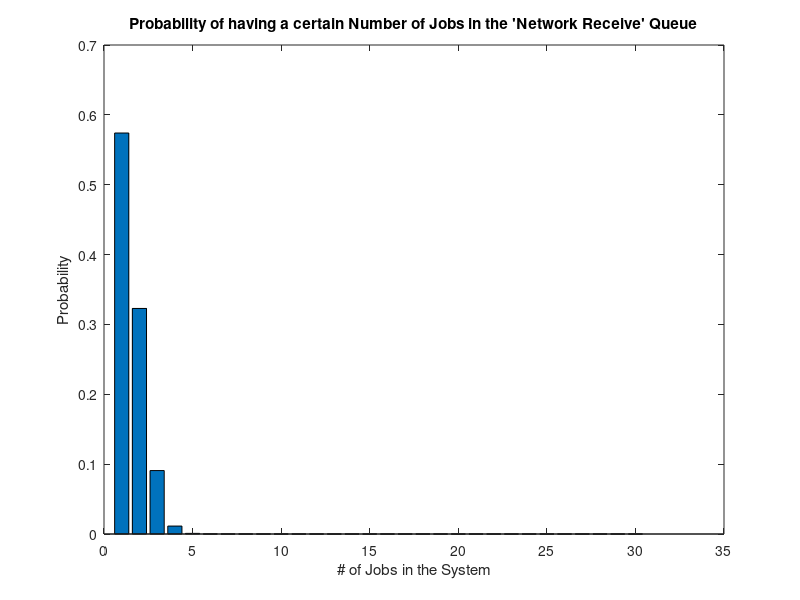
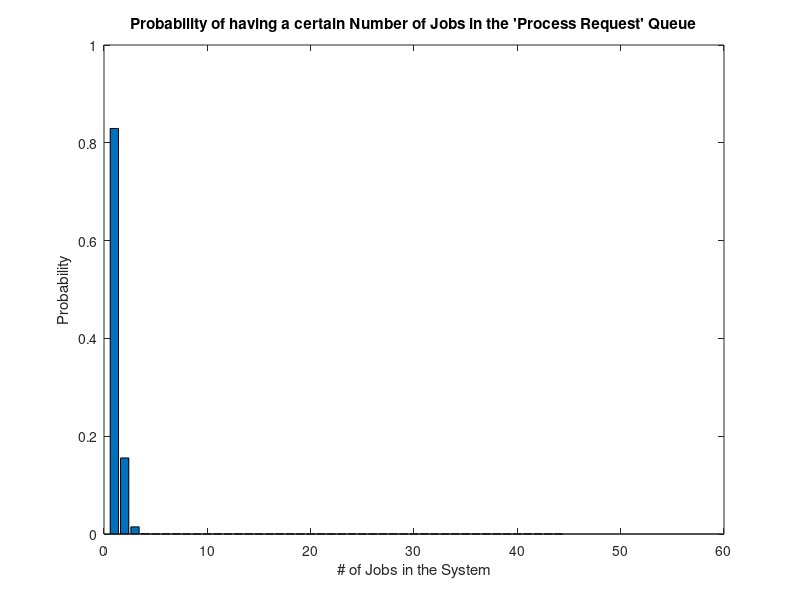
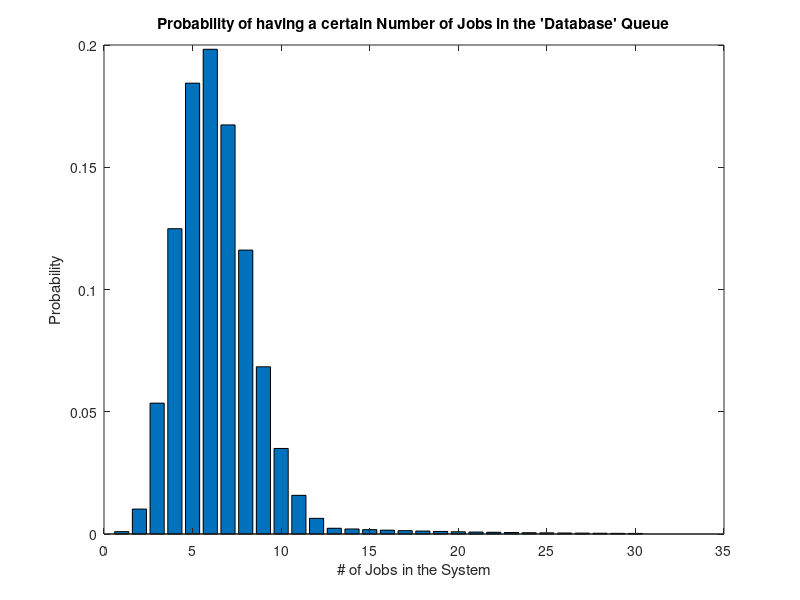

Recreate these plots in MATLAB, in order.
prob1  =[
  
	0.5740076330733231441397745706641828273165062970055985345232525906151010984053159103062550056004334502
	0.32287929360374426857862319599860284036553479206564917566932958222099436785299019954726844065024381573750000000000000000000000000000000000000000000000000000000000000000000000000000000000000000000000000
	0.09080980132605307553773777387460704885280666026846383065699894499965466595865349362266924893288107317617187500000000000000000000000000000000000000000000000000000000000000000000000000000000000000000000
	0.01135122516575663444221722173432588110660083253355797883212486812495683324483168670283365611661013414702148437500000000000000000000000000000000000000000000000000000000000000000000000000000000000000000
	0.00089789964690067127912069820359413707972135491720526980996300226379053075471813146770461537641154381436400413513183593750000000000000000000000000000000000000000000000000000000000000000000000000000000
	0.00005171901966147866567735221652702229579195004323102354105386893039433457147176437253978584568130492370736663818359375000000000000000000000000000000000000000000000000000000000000000000000000000000000
	0.00000233828033047049812271015157185973197844102843022205679677865172862117384041180069714743587607172868323959410190582275390625000000000000000000000000000000000000000000000000000000000000000000000000
	8.693349000397758407410350258238036595042081406379379704978217121258161461602917363787949342483829861182130380134790416746676737019262156011127792003703243489356985310436887889916113176771175476E-8
	2.7432663288504370778384157054969730694088198299444165188666702493697741449371262265415775984E-9
	1.928859137472963570355136042927559189428076442929667864828127519088122445658916878037046749E-10
	1.35622908103567751040595503018344005506661624893492271745727716185883609460392592986979850E-11
	9.535985726032107495041871305977312887187145500323675357121480044319941290183854194397021E-13
	6.70498996361632558245131576201529812380346167991508423547604065616245871966052248043541E-14
	4.7144460681677289251610813951670064932993089936902936030690910863642287872613048690561E-15
	3.314844891680434400503885355976801440601076636188487689657954670099848366043104986055E-16
	2.33075031446280543785429439092118851292263200982003040679074937741395588237405819332E-17
	1.6388088148566600734913007436164606731487256319047088797747456559941877297942596672E-18
	1.152287447946089114173570835355323910807697709932998431091618039370913247511588828E-19
	8.1020211183709390840329199360921212478666245229663952186129393393267337715658590E-21
	5.696733598854566543460646830064772752406220367710746638087222972964109683132245E-22
	4.00551581169461710087076730238929334153562369604661872990507865286538962095236E-23
	2.8163783050977776490497582594924718807672354112827787944645084277959770772321E-24
	1.980265995771874909488111276205644291164462398558203839857857488294046382429E-25
	1.39237452827709954573382824108209364222501262398623707490005604645675136265E-26
	9.790133401948356180940979820108470921894620012403229432891019076649033019E-28
	6.88368754824493793972412643601376861695715469622102069500149778826885134E-29
	4.8400928073597219888685264003221810587979993957804051761729281323765361E-30
	3.403190255174804523423182625226533556967343325158097389496590093077252E-31
	2.39286814816978443053192528336240640724266327550178722698978990919494E-32
	1.6824854166818796777177599648641920050924976155871941439771960299027E-33

];


prob2 = [
    
	0.8293041348496654281366421419216651835811042147695706520757124400444179971570111664938723614390001743
	0.1554945252843122677756204016103122219214570402692944972641960825083283744669395937176010677698125327
	0.0145776117454042751039644126509667708051365975252463591185183827351557851062755869110251001034199249
	0.0006074004893918447959985171937902821168806915635519316299382659472981577127614827879593791709758302
	0.0000160154425913865327069921525706422042536901095858419472737628716572756428169531594481476929847143
	3.074964977546214279742493293563303216708501040481653876562471358196923420855006614044357053065E-7
	4.6340979720447143249398589614126748419242215236811190028249049934246651669424651180982907942E-9
	5.74294285819785419830369519990792945076075018192000910005075392091149250176551788981402985E-11
	6.040795007265681164648217885857534336619539542371396576868335736167277526916963585186578E-13
	5.5180445673829188635257808468276973331097364203259780840679119434735858278826411728613E-15
	4.45375734295684140907183808288504291570285411379958326819348657156141037504533891209E-17
	3.219592980608459617054212253480260427087593507901882932923340056046007916917630160E-19
	2.1073437765356694967248854306547740825063654136470718198438157712301586647947557E-21
	1.26011487986978671675629100289746296959972462098842527445053083280439151321243E-23
	6.93533072063442527183599891519492992470892958571744881714416020753357729757E-26
	3.535536172519465885116469544534816621341111391968627168903278345813495763E-28
	1.6785506244143046811890910080600382245860171652983774606837467661410347E-30
	7.4568037569979175135105942817403611325880309641795010508104751398691E-33
	3.11246259697011512384227838755715650052615710656047295292100438075E-35
	1.225104634584375780451860957430869142426317994181859619389228047E-37
	4.562147835622853426431523703112722366466051531030810463402482E-40
	1.6119614423981968506069077173763031838639893258465944026617E-42
	5.4183308352497165812516054657483312231114826588670247221E-45
	1.73672355983894001174315083670464374695230364660905827E-47
	5.31968358134334034125633999639324165483634358651231E-50
	1.560218503775752499817401390878314758018288410974E-52
	4.389481319653686869328247198178384650267086192E-55
	1.1865616517067515505949003696214214920421546E-57
	3.0866159942934533711245882058657863125978E-60
	7.7376089898664857363524913569227525456E-63
	1.87169726520834478187261622986061667E-65
	4.37423840908617142598442220055506E-68
	9.88792603003819203091753760362E-71
	2.164261494520817831842609318E-73
	4.591481285635436451055268E-76
	9.450283672369155220868E-79
	1.8887396530460920251E-81
	3.6685870670044679E-84
	6.9305722343797E-87
	1.27440766305E-89
	2.28257497E-92
	3.98485E-95
	6.78E-98
	1E-100
	0E-100
	0E-100
	0E-100
	0E-100
	0E-100
	0E-100
	0E-100
	0E-100
	0E-100
	0E-100

    
    ];

prob3 = [

	0.0009708504339433861525021601275565114372424728807428258417119868812986588988082467794563500856840774
	0.01019392955640555460127268133934337009104596524779967133797586225363591843748659118429167589968281269650493843780380985099222354079655882592709762932582696983684722732482796429031159395713969153732136
	0.05351813017112916165668157703155269297799131755094827452437327683158857179680460371753129847333476663830185359694000343541834717836386767223452510792118318328689588691069362504827173654996676114187428
	0.12487563706596804386559034640695628361531307428554597389020431260704000085921074200757302977111445544655648758929001202396421512427353685282083787772414114150413560418742768766895107792488366399655998
	0.18438668285521843977028574586652138752573571124975147707225480533383250126867836124555705177141118805705439945774790727318728677152877059833581456649386823402741742169935686045171395162080267929783730
	0.19825256140593086644101123395568379586767103673573278814808836669493670536408297401122294206462130933097526307642050800899373934246534582141024445193667281663339285733951952723280251233183500200450226
	0.16731384185010562127303706569369533312520462687477448845445343446958875115120814261170917660739163349264992741706960893798423478121669549754336377666823911310065057962542037247651668272389462499456170
	0.11611522885343202038012163588095807494332044790071813133413130598282163345199570270857237079482453813230342545824817423188004339128121751141028322680898342865976506728489604203317429602752540866978620
	0.06839696210549495198243130138753308480719109889900763895509564742303672538611190104178844639884151309083881798437576378140688210608199032475423944048604738124413453309910075024672220903316344583624632
	0.03498774440151576168062899773384392578079267612744865083973633776745553522015814230502438504882507558538760564119235929427314528760798729318308350862167685333630009161736147568608928587987277783071246
	0.01581413055254929018676953948456332317162013962506724640250773137709292369754212184066815681463011626317244105685749019037946488234666180187001325455031803247113202353483344649982970633566521882848108
	0.00640188350833280739263324382619242966303674715646862410811066243451807610805253977370456073653170870203915359255192701268759629700177670408578296756357997820607212805500263498949217000681206761103422
	0.0023465521549967618271293089081999733742293356832492761364195337428942497949824913466125694416383527
	0.0020532331356221665987381452946749767024506687228431166193670920250324685706096799282859982614335586
	0.0017965789936693957738958771328406046146443351324877270419462055219034099992834699372502484787543638
	0.0015720066194607213021588924912355290378137932409267611617029298316654837493730361950939674189100683
	0.0013755057920281311393890309298310879080870690858109160164900636027072982807014066707072214915463097
	0.0012035675680246147469654020636022019195761854500845515144288056523688859956137308368688188051030210
	0.0010531216220215379035947268056519266796291622688239825751252049458227752461620144822602164544651434
	0.0009214814192688456656453859549454358446755169852209847532345543275949283403917626719776893976570005
	0.0008062962418602399574397127105772563640910773620683616590802350366455622978427923379804782229498754
	0.0007055092116277099627597486217550993185796926918098164516952056570648670106124432957329184450811410
	0.0006173205601742462174147800440357119037572311053335893952333049499317586342858878837663036394459984
	0.0005401554901524654402379325385312479157875772171668907208291418311902888050001518982955156845152486
	0.0004726360538834072602081909712148419263141300650210293807254991022915027043751329110085762239508425
	0.0004135565471479813526821670998129866855248638068934007081348117145050648663282412971325041959569872
	0.0003618619787544836835968962123363633498342558310317256196179602501919317580372111349909411714623638
	0.0003166292314101732231472841857943179311049738521527599171657152189179402882825597431170735250295683
	0.0002770505774839015702538736625700281897168521206336649275200008165531977522472397752274393344008723
	0.0002424192552984138739721394547487746660022456055544568115800007144840480332163348033240094176007632

];
%% Plots
close all;

h = figure;
bar(prob1);
ylabel('Probability');
xlabel('# of Jobs in the System');
title('Probability of having a certain Number of Jobs in the ''Network Receive'' Queue');

set(h,'Position',[1 1 1024 678]);
saveas(h,'queueanalysis-1NwReceive','eps');

h = figure;
bar(prob2(1:end));
ylabel('Probability');
xlabel('# of Jobs in the System');
title('Probability of having a certain Number of Jobs in the ''Process Request'' Queue');

set(h,'Position',[1 1 1024 678]);
saveas(h,'queueanalysis-2ProcessRequest','eps');

h = figure;
bar(prob3(1:end));
ylabel('Probability');
xlabel('# of Jobs in the System');
title('Probability of having a certain Number of Jobs in the ''Database'' Queue');

set(h,'Position',[1 1 1024 678]);
saveas(h,'queueanalysis-3Db','eps');
